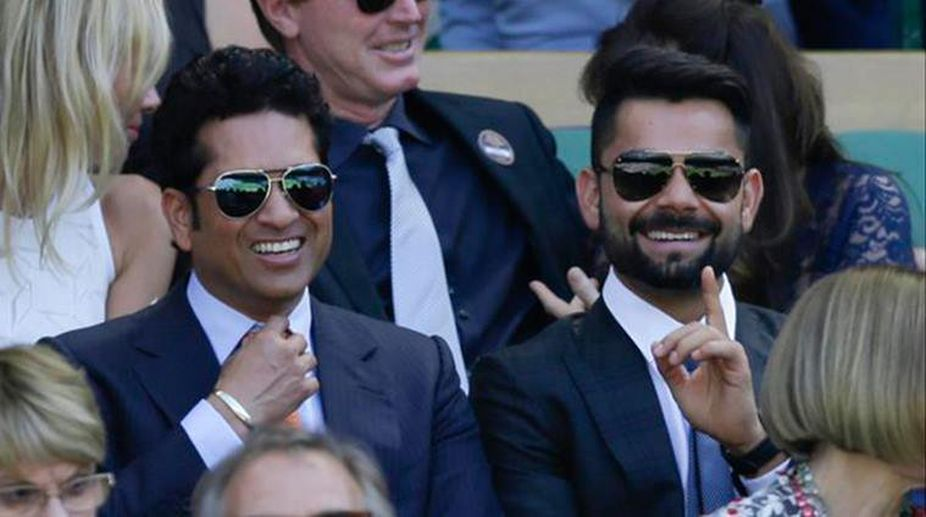
#> input picture sample.jpg, 926 x 517 px
$ python imgn.py
#> lines starting #> are read from the running program, lines starting #| are printed output that depends on the picture; after the words box and inside, x2 and y2 are one past the last pixel; in counts of white or black regions, pixels touching at a corner belong together
#! python27
#import sys
import cv2
#abba.png
#museum.jpg
imagepath = 'sample.jpg'
face_cascade = cv2.CascadeClassifier('haarcascade_frontalface_default.xml')
eye_cascade = cv2.CascadeClassifier('haarcascade_eye.xml')
img = cv2.imread(imagepath)
#> img is the input picture: shape (517, 926, 3); mean B, G, R 93.4, 81, 77.7
gray = cv2.cvtColor(img, cv2.COLOR_BGR2GRAY)
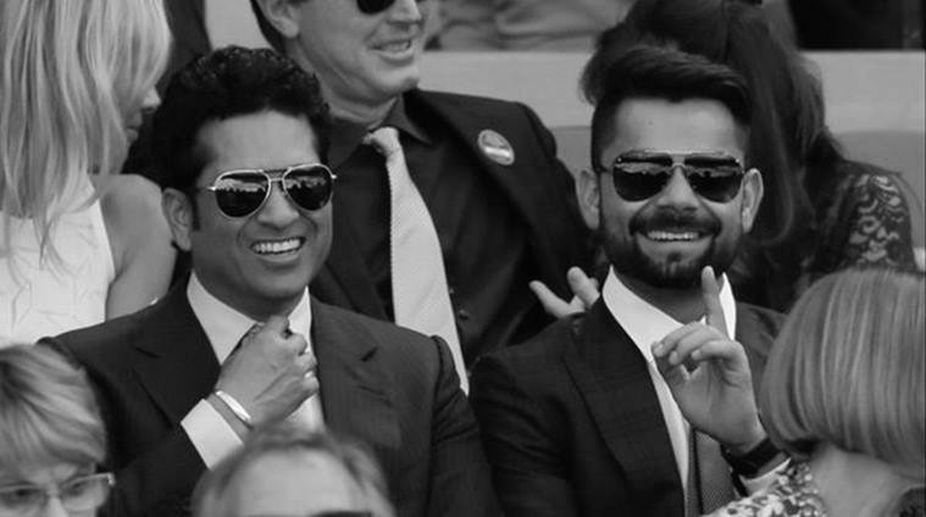
#> gray: shape (517, 926); min 0, max 254, mean 81.4
faces = face_cascade.detectMultiScale(gray, 1.301, 5)
#> faces = [[578, 102, 196, 196], [178, 123, 190, 190]]
print("Found {0} faces in imgn".format(len(faces)))
#| Found 2 faces in imgn
for (x,y,w,h) in faces:
    cv2.rectangle(img,(x,y),(x+w,y+h),(100,200,250),2)
    roi_gray = gray[y:y+h, x:x+w]
    roi_color = img[y:y+h, x:x+w]
    eyes = eye_cascade.detectMultiScale(roi_gray)
    for (ex,ey,ew,eh) in eyes:
        cv2.rectangle(roi_color,(ex,ey),(ex+ew,ey+eh),(200,150,250),2)
#> this loop made 2 passes
#> (x, y, w, h, eyes) on pass 1: (578, 102, 196, 196, [[111, 145, 48, 48]])
#> pass 1, `roi_gray = gray[y:y+h, x:x+w]`:
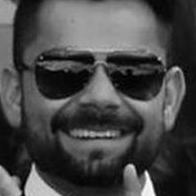
#> roi_gray: shape (196, 196); min 0, max 253, mean 71.8
#> pass 1, `roi_color = img[y:y+h, x:x+w]`:
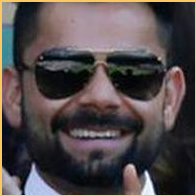
#> roi_color: shape (196, 196, 3); mean B, G, R 73.8, 73.3, 81.5
#> pass 2, `roi_gray = gray[y:y+h, x:x+w]`:
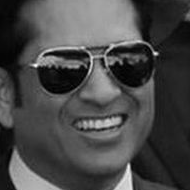
#> roi_gray: shape (190, 190); min 0, max 253, mean 72.3
#> pass 2, `roi_color = img[y:y+h, x:x+w]`:
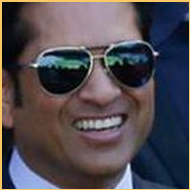
#> roi_color: shape (190, 190, 3); mean B, G, R 80.4, 74.2, 80.5
#> after the loop:
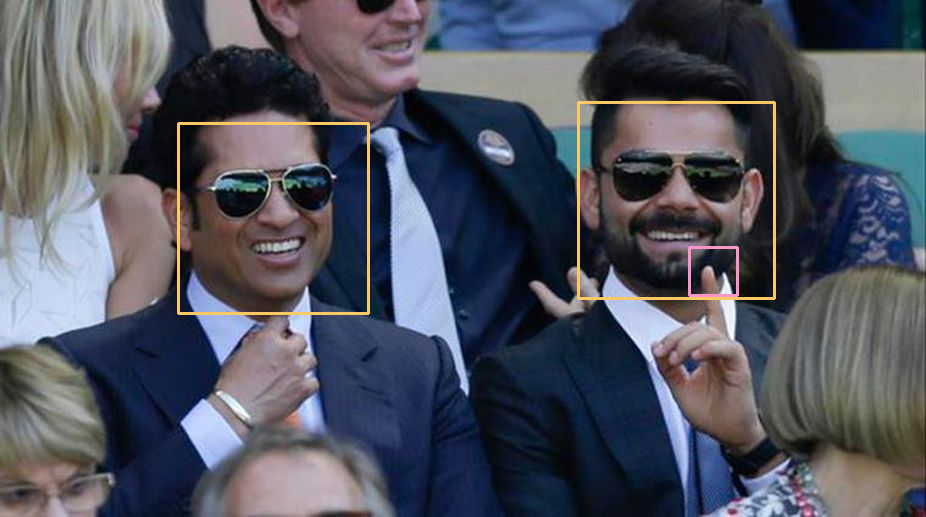
#> img: shape (517, 926, 3); 1.09% of pixels changed, all inside (x1, y1, x2, y2) = (177, 101, 776, 315)
cv2.imshow('img',img)
cv2.waitKey(0)
cv2.destroyAllWindows()
